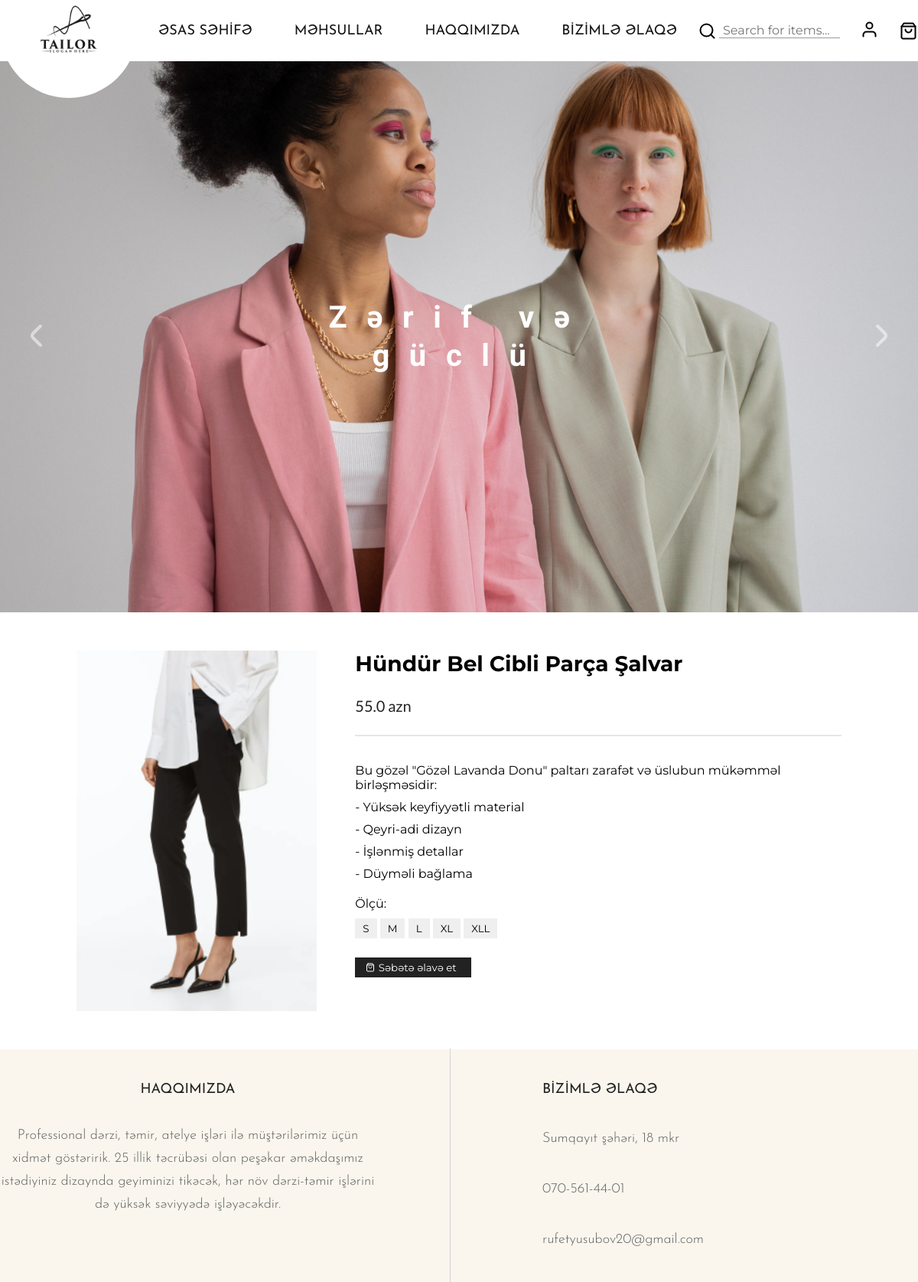
Page /tailor/detail/6/ (signed in) on the committed database.
### tailorApp/models.py (models this page shows, shortened)
class ClothModel(models.Model):
    name = models.CharField(max_length=120)
    price = models.FloatField(default=0)
    discountPrice = models.FloatField(blank=True, null=True)
    image = models.ImageField(upload_to="posters/")
    about = models.TextField()
    sizes = models.ManyToManyField(SizeModel,blank=True,null=True,related_name="clothes")
    class Meta:
        verbose_name = 'Cloth'
        verbose_name_plural = 'Clothes'

class SizeModel(models.Model):
    size_name = models.CharField(max_length=120)
    class Meta:
        verbose_name = 'Size'

class ContactUsModel(models.Model):
    email = models.EmailField()
    telephone = models.CharField(max_length=100)
    streetadres = models.CharField(max_length=200)
    about = models.TextField()
    class Meta:
        verbose_name_plural = 'With us contact'

### tailorApp/views.py (the view)
# urls.py: path('detail/<int:id>/',views.DetailView.as_view(),name='detail'),
class DetailView(View):
    def get(self,request,id,*args,**kwargs):
        if not request.user.is_authenticated:
            raise Http404
        cloth = ClothModel.objects.get(id=id)
        sizes = SizeModel.objects.all()
        contacts = ContactUsModel.objects.all()
        context = {
            "cloth" : cloth,
            "sizes" : sizes,
            "contacts" : contacts
        }
        return render(request,"detail.html",context)

### templates/detail.html (shortened to what this page needs)
{% extends 'base.html' %}
{% block header %}
<header>
    <div class="header_container">
        <a href="{% url 'index' %}"><img src="/static/images/tailor.jpg" alt=""></a>
        <nav>
            <ul class="nav_list">
                <li><a href="{% url 'index' %}">ƏSAS SƏHİFƏ</a></li>
                <li><a href="{% url 'index' %}">MƏHSULLAR</a></li>
                <li><a href="#about">HAQQIMIZDA</a></li>
                <li><a href="{% url 'contact' %}">BİZİMLƏ ƏLAQƏ</a></li>
            </ul>
        </nav>
        <div class="header_icons_container">
            <div class="input_icon">
                <input type="text" placeholder="Search for items...">
            </div>
            <a href="{% url 'logout' %}">
            </a>
        </div>
    </div>
    <div class="slider">
        <div class="slider-item header_background_image">
            <div class="slider-content">
                <h1 class="head_slogan">Zərif və güclü</h1>
            </div>
        </div>
        <button class="prev-slide">
        </button>
        <button class="next-slide">
        </button>
    </div>
</header>
{% endblock %}
{% block content %}
<main>
    <div class="card_container">
        <div class="card">
            <img src="{{ cloth.image.url }}" alt="">
            <div class="card_content">
                <div class="card_title">
                    <h2>{{ cloth.name }}</h2>
                    <div class="card_price">
                        {% if cloth.discountPrice %}
                        <del class="price">{{ cloth.price }} azn</del> <span class="price">{{ cloth.discountPrice }}
                            azn</span>
                        {% else %}
                        <span class="price">{{ cloth.price }} azn</span>
                        {% endif %}
                    </div>
                </div>
                <div class="card_about">
                    <div class="card_p">
                        <p>Bu gözəl "Gözəl Lavanda Donu" paltarı zarafət və üslubun mükəmməl birləşməsidir:</p>
                        <p>- Yüksək keyfiyyətli material</p>
                        <p>- Qeyri-adi dizayn</p>
                        <p>- İşlənmiş detallar</p>
                        <p>- Düyməli bağlama</p>
                    </div>
                    <div class="card_size">
                        <span>Ölçü:</span>
                        <div class="card_btn">
                            {% for size in cloth.sizes.all %}
                            <button>{{ size.size_name }}</button>
                            {% endfor %}
                        </div>
                    </div>
                    <div class="basket">
                        <button type="submit">Səbətə əlavə et</button>
                    </div>
                </div>
            </div>
        </div>
    </div>
</main>
<footer>
    <div class="aboutUs_information" id="about">
        {% for contact in contacts %}
        <div class="aboutUs">
            <h4>HAQQIMIZDA</h4>
            <p>{{ contact.about }}</p>
        </div>
        <div class="information">
            <h4>BİZİMLƏ ƏLAQƏ</h4>
            <p class="adress">{{ contact.streetadres }} </p>
            <p class="phone_number">{{ contact.telephone }}</p>
            <p class="email">{{ contact.email }}</p>
        </div>
        {% endfor %}
    </div>
</footer>
{% endblock %}

### static/css/style.css (style rules this page uses)
:root { --white: #fff; --black: #000; --logo--black : #151515; --title: #222222; --footer--back: #FAF6ED; --footer-p: #5F5F5F; --line: #D3D3D3; }
* { margin: 0; padding: 0; box-sizing: border-box; font-family: 'Montserrat', sans-serif; }
html { font-size: 10px; scroll-behavior: smooth; }
body { font-size: 1.6rem; }
header { height: 100vh; }
a { text-decoration: none; }
.header_container { display: flex; max-width: 1270px; margin-left: auto; margin-right: auto; justify-content: space-between; align-items: center; height: 10vh; }
.header_container img { width: 180px; border-radius: 50%; z-index: 999; position: relative; }
.nav_list { display: flex; gap: 55px; }
.nav_list li { list-style: none; position: relative; }
.nav_list li a { font-family: 'Josefin Sans', sans-serif; font-weight: 400; color: var(--logo--black); font-size: 1.8rem; }
.nav_list li a::after { content: ''; position: absolute; width: 0; left: 0; bottom: -5px; height: 3px; background: #e55472; transition: .5s; }
.header_icons_container { display: flex; align-items: center; }
.user_icon { margin-left: 26px; font-size: 1.8rem; cursor: pointer; }
.bag_icon { margin-left: 26px; font-size: 1.8rem; cursor: pointer; }
.input_icon { width: 186px; height: 31px; display: flex; align-items: center; cursor: pointer; }
.input_icon input { background: none; border: none; outline: none; border-bottom: 1px solid #9b9b9b; margin-left: 3px; width: 85%; font-size: 1.6rem; padding-left: 5px; color: var(--black); }
.header_background_image { background: url('/static/images/head_image.png'); height: 100%; background-repeat: no-repeat; background-position: top; background-size: cover; }
.price { font-family: 'Lato'; font-weight: 400; font-size: 1.3rem; line-height: 16px; color: var(--title); }
.basket { display: flex; justify-content: center; align-items: center; width: 152px; height: 26px; gap: 5px; padding: 5px 16px 5px 10px; background: var(--title); }
.basket button { background: none; border: none; outline: none; color: white; cursor: pointer; }
footer { background-color: var(--footer--back); padding-top: 44px; padding-bottom: 44px; }
.aboutUs_information { max-width: 1224px; margin: 0 auto; display: flex; justify-content: space-between; }
.aboutUs, .information { width: 491px; position: relative; }
.aboutUs h4 { font-family: 'Josefin Sans'; text-align: center; font-weight: 400; font-size: 1.8rem; line-height: 18px; color: var(--title); margin-bottom: 36px; }
.information h4 { font-family: 'Josefin Sans'; font-weight: 400; font-size: 1.8rem; line-height: 18px; color: var(--title); }
.aboutUs p { font-family: 'Josefin Sans'; text-align: center; font-weight: 300; font-size: 1.8rem; line-height: 30px; color: var(--footer-p); }
.information p { font-family: 'Josefin Sans'; width: 256px; font-weight: 300; font-size: 1.8rem; line-height: 22px; color: var(--footer-p); margin-top: 44px; }
.information p::before { position: absolute; content: ''; width: 1px; height: 305px; bottom: -44px; left: -121px; background-color: var(--line); }
.slider { position: relative; height: 90vh; }
.slider-item { position: absolute; width: 100%; height: 100%; opacity: 0; transition: opacity 1s ease; }
.slider-content { position: absolute; top: 50%; left: 50%; transform: translate(-50%, -50%); text-align: center; }
.head_slogan { font-size: 4rem; font-family: 'Bona Nova'; font-weight: 700; line-height: 125%; letter-spacing: 0.64em; color: var(--white); }
.prev-slide, .next-slide { position: absolute; top: 50%; transform: translateY(-50%); background: none; border: none; cursor: pointer; }
.prev-slide { left: 40px; }
.next-slide { right: 40px; }
.card_container { max-width: 1000px; margin: 50px auto; }
.card { display: flex; gap: 50px; }
.card_content { display: flex; flex-direction: column; gap: 25px; }
.card_title h2 { font-size: 2.8rem; margin-bottom: 30px; }
.card_price { display: flex; gap: 18px; border-bottom: 2px solid #e6e6e6; padding-bottom: 30px; }
.card_title del, .card_title span { font-size: 2rem; }
.card_p { max-width: 670px; font-size: 1.6rem; margin-bottom: 20px; }
.card_p p { padding-top: 10px; }
.card_size { display: flex; flex-direction: column; gap: 10px; margin-bottom: 25px; }
.card img { width: 330px; }
.card_btn button { padding: 5px 10px; border: none; outline: none; }

### rows in the picture
ClothModel: image (picture), name "Hündür Bel Cibli Parça Şalvar", price "55.0"
SizeModel: size_name "S"
SizeModel: size_name "M"
SizeModel: size_name "L"
SizeModel: size_name "XL"
SizeModel: size_name "XLL"
ContactUsModel: about "Professional dərzi, təmir, atelye işləri ilə müştərilərimiz üçün xidmət göstəririk. 25 illik təcrübəsi olan peşəkar əməkdaşımız istədiyiniz dizaynda geyiminizi tikəcək, hər növ dərzi-təmir işlərini də yüksək səviyyədə işləyəcəkdir.", streetadres "Sumqayıt şəhəri, 18 mkr", telephone "070-561-44-01", email "rufetyusubov20@gmail.com"
